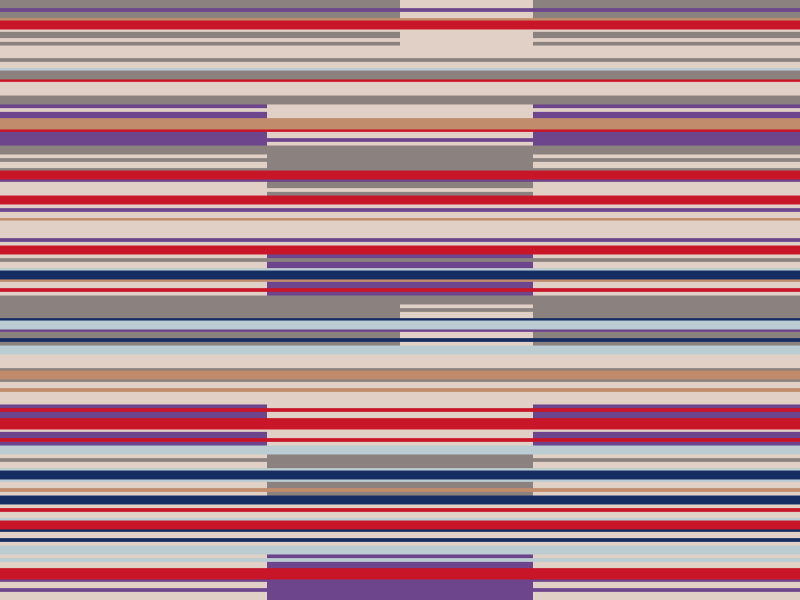
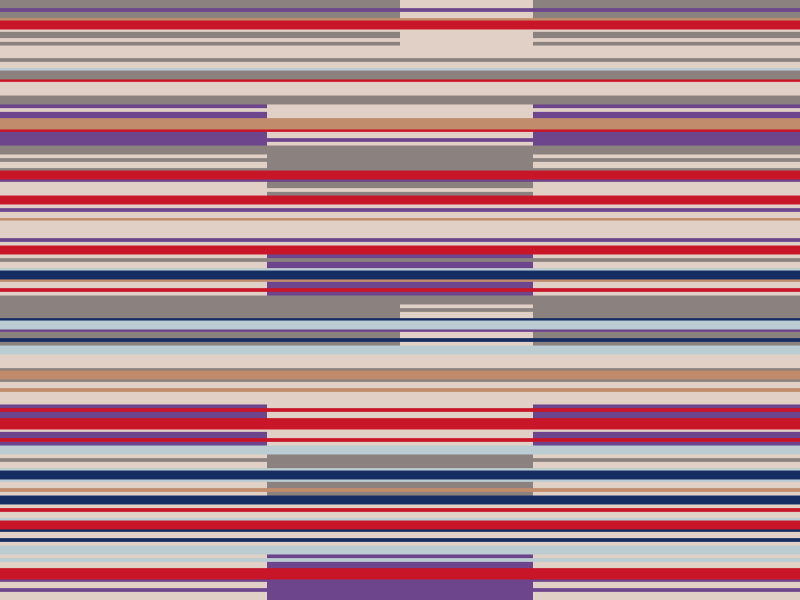

Source code (R) for these figures, in order:
# Load libraries ---------------------------------------------------------------

library(tibble)
library(dplyr)
library(ggplot2)

# Create data ------------------------------------------------------------------

seed_num <- 123
palette1 <- c("#8b817f", "#162d63", "#c81528", "#c18c6c", "#e1d0c5", "#bbccd2")
palette2 <- c(palette1, "#6d458d")

df_col1 <- tibble(
  group = rep(1:24, each = 4),
  x = c(
    rep(c(0, 0, 3, 3), times = 12),
    rep(c(6, 6, 9, 9), times = 12)),
  y = rep(
    c(0,1,1,0,
      1,2,2,1,
      2,3,3,2,
      3,4,4,3,
      4,5,5,4,
      5,6,6,5,
      6,7,7,6,
      7,8,8,7,
      8,9,9,8,
      9,10,10,9,
      10,11,11,10,
      11,12,12,11),
    times = 2),
  colour_hex = rep(
    c(rep("#e1d0c5", times = 3*4),
      rep("#6d458d", times = 1*4),
      rep("#e1d0c5", times = 1*4),
      rep("#8b817f", times = 1*4)),
    times = 4))

df_col2 <- tibble(
  group = rep(1:12, each = 4),
  x = rep(c(3, 3, 4.5, 4.5), times = 12),
  y = c(0,1,1,0,
        1,2,2,1,
        2,3,3,2,
        3,4,4,3,
        4,5,5,4,
        5,6,6,5,
        6,7,7,6,
        7,8,8,7,
        8,9,9,8,
        9,10,10,9,
        10,11,11,10,
        11,12,12,11),
  colour_hex = rep(
    c(rep("#6d458d", times = 1*4),
      rep("#e1d0c5", times = 1*4),
      rep("#8b817f", times = 1*4),
      rep("#e1d0c5", times = 2*4),
      rep("#8b817f", times = 1*4)),
    times = 2))

df_col3 <- tibble(
  group = rep(1:12, each = 4),
  x = rep(c(4.5, 4.5, 6, 6), times = 12),
  y = c(0,1,1,0,
        1,2,2,1,
        2,3,3,2,
        3,4,4,3,
        4,5,5,4,
        5,6,6,5,
        6,7,7,6,
        7,8,8,7,
        8,9,9,8,
        9,10,10,9,
        10,11,11,10,
        11,12,12,11),
  colour_hex = rep(
    c(rep("#6d458d", times = 1*4),
      rep("#e1d0c5", times = 1*4),
      rep("#8b817f", times = 1*4),
      rep("#e1d0c5", times = 3*4)),
    times = 2))

set.seed(seed_num)
df_hlines <- tibble(
  group = seq(1, 23),
  x_start = 0,
  x_end = 9,
  y_start = seq(0.5, 11.5, by = 0.5),
  y_end = y_start) %>%
  mutate(
    colour_hex = sample(
      palette1, n(), replace = TRUE))

set.seed(seed_num)
df_thinlines <- tibble(
  group = seq(1, 59),
  x_start = 0,
  x_end = 9,
  y_start = seq(0.2, 11.8, by = 0.2),
  y_end = y_start) %>%
  mutate(
    colour_hex = sample(
      palette2, n(), replace = TRUE))

# Build plot -------------------------------------------------------------------

ggplot() +
  geom_polygon(
    data = df_col1,
    aes(x = x, y = y, group = group, fill = colour_hex)) +
  geom_polygon(
    data = df_col2,
    aes(x = x, y = y, group = group, fill = colour_hex)) +
  geom_polygon(
    data = df_col3,
    aes(x = x, y = y, group = group, fill = colour_hex)) +
  geom_segment(
    data = df_thinlines,
    aes(x = x_start, xend = x_end, y = y_start, yend = y_end, group = group,
        colour = colour_hex),
    linewidth = 1.25) +
  geom_segment(
    data = df_hlines,
    aes(x = x_start, xend = x_end, y = y_start, yend = y_end, group = group,
        colour = colour_hex),
    linewidth = 3) +
  scale_fill_identity() +
  scale_colour_identity() +
  coord_cartesian(expand = FALSE) +
  theme_void()

# Save to file -----------------------------------------------------------------

ggsave(
  here::here("img/20230124.png"), last_plot(),
  width = 9, height = 12, units = "in", dpi = 600)
